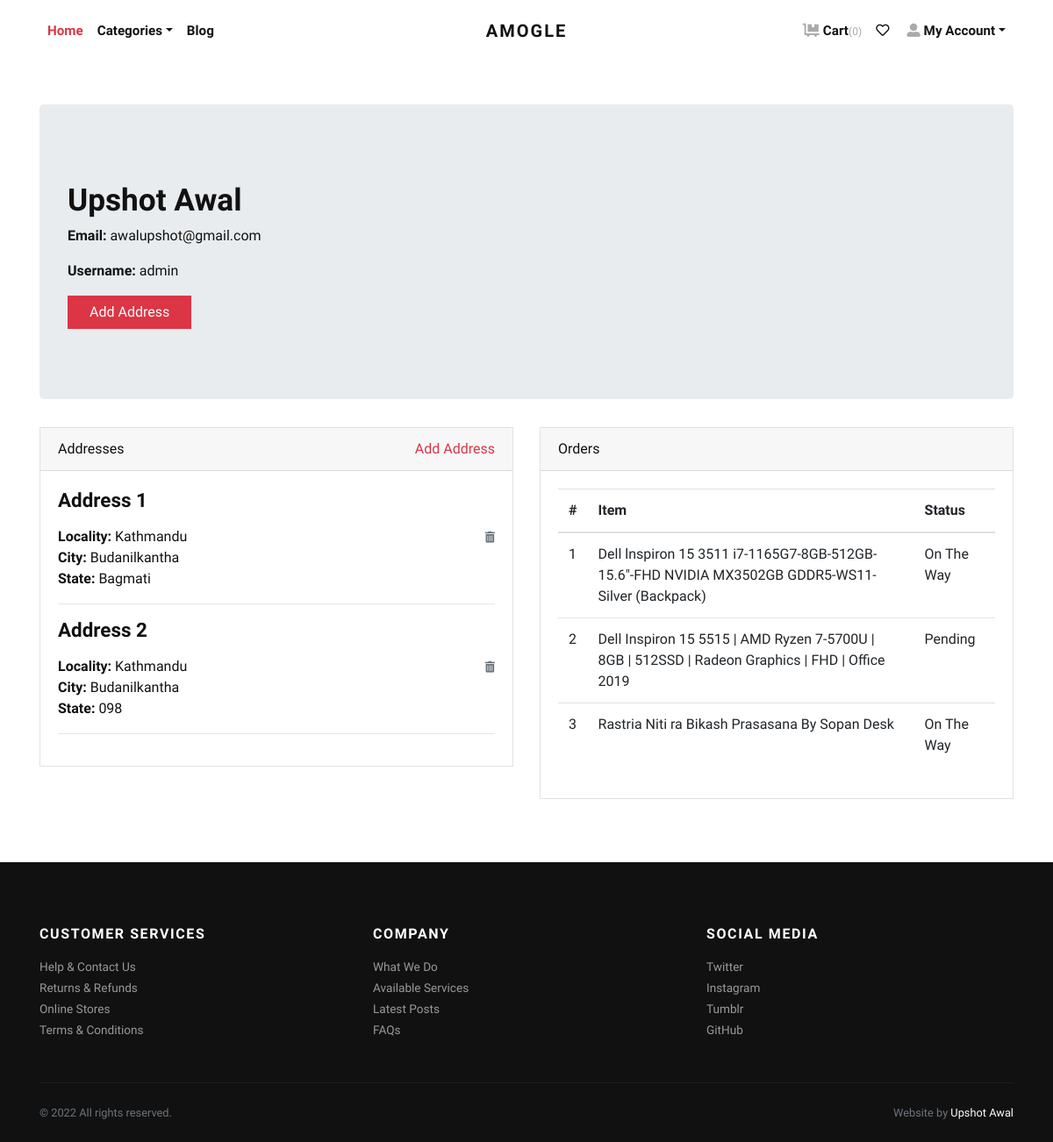
Page /accounts/profile/ (signed in) on the earlier database version.
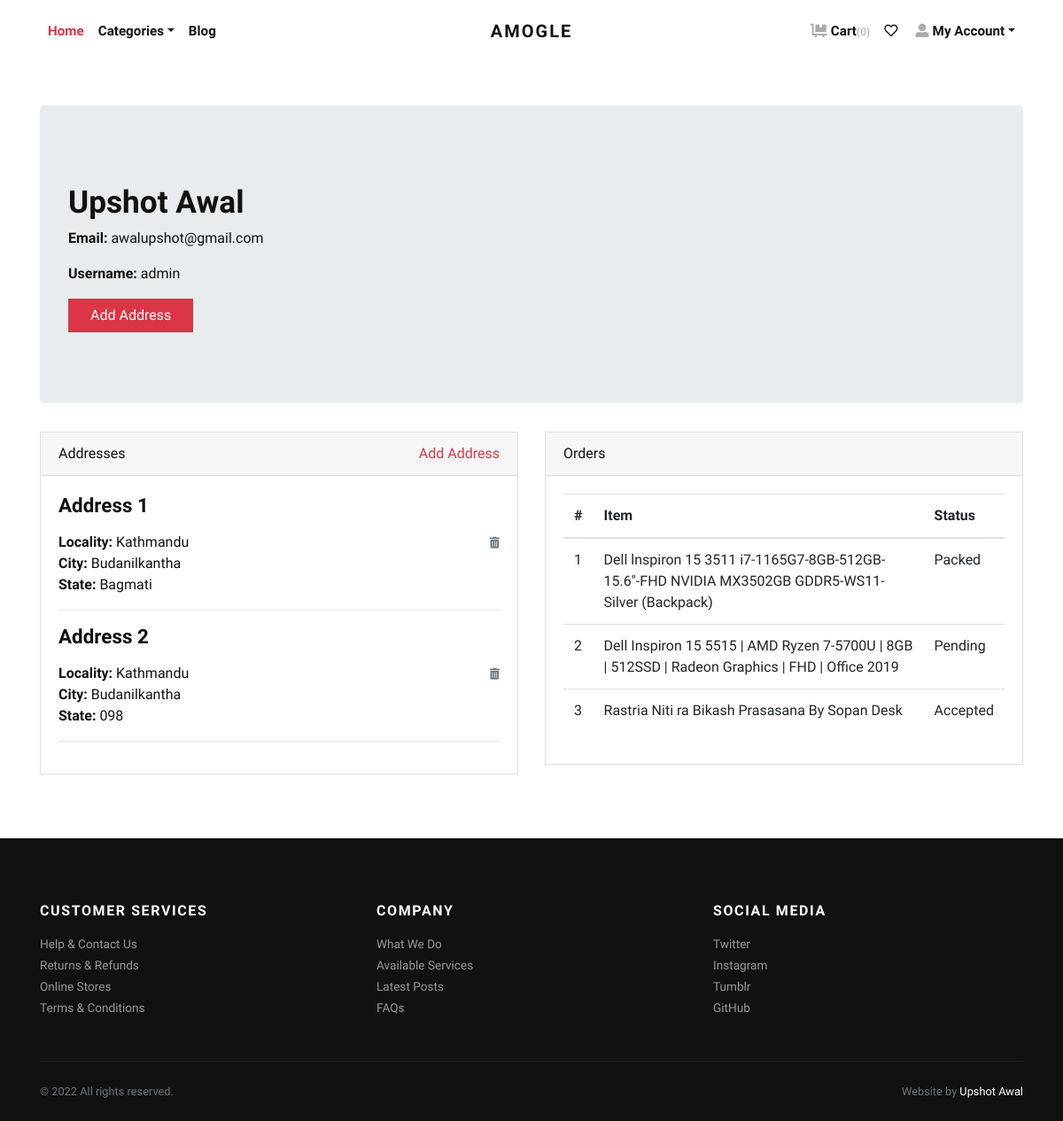
Same page on the later database version.
### store/models.py (models this page shows, shortened)
class Order(models.Model):
    user = models.ForeignKey(User, verbose_name="User",
                             on_delete=models.CASCADE)
    address = models.ForeignKey(
        Address, verbose_name="Shipping Address", on_delete=models.CASCADE)
    product = models.ForeignKey(
        Product, verbose_name="Product", on_delete=models.CASCADE)
    quantity = models.PositiveIntegerField(verbose_name="Quantity")
    ordered_date = models.DateTimeField(
        auto_now_add=True, verbose_name="Ordered Date")
    status = models.CharField(
        choices=STATUS_CHOICES,
        max_length=50,
        default="Pending"
    )

class Product(models.Model):
    title = models.CharField(max_length=150, verbose_name="Product Title")
    slug = AutoSlugField(populate_from='title', unique=True,
                         verbose_name="Product Slug")
    sku = models.CharField(max_length=255, unique=True,
                           verbose_name="Unique Product ID (SKU)")
    short_description = RichTextField()
    detail_description = models.TextField(
        blank=True, null=True, verbose_name="Detail Description")
    product_image = models.ImageField(
        upload_to='product', blank=True, null=True, verbose_name="Product Image")
    price = models.DecimalField(max_digits=8, decimal_places=2)
    category = models.ForeignKey(
        Category, verbose_name="Product Categoy", on_delete=models.CASCADE)
    is_active = models.BooleanField(verbose_name="Is Active?", default=True)
    is_featured = models.BooleanField(
        verbose_name="Is Featured?", default=True)
    created_at = models.DateTimeField(
        auto_now_add=True, verbose_name="Created Date")
    updated_at = models.DateTimeField(
        auto_now=True, verbose_name="Updated Date")
    class Meta:
        verbose_name_plural = 'Products'
        ordering = ('-created_at', )

### store/views.py (the view)
# urls.py: path('accounts/profile/', views.profile, name="profile"),
@ login_required
def profile(request):
    addresses = Address.objects.filter(user=request.user)
    orders = Order.objects.filter(user=request.user)
    return render(request, 'account/profile.html', {'addresses': addresses, 'orders': orders})

### store/context_preprocessors.py (called while the page is built)
def store_menu(request):
    categories = Category.objects.filter(is_active=True)
    context = {
        'categories_menu': categories,
    }
    return context

def cart_menu(request):
    if request.user.is_authenticated:
        cart_items= Cart.objects.filter(user=request.user)
        context = {
            'cart_items': cart_items,
        }
    else:
        context = {}
    return context

### templates/account/profile.html (shortened to what this page needs)
{% extends 'base.html' %}
{% load static %}
    {% block content %}
      <div class="container py-5">
        <div class="jumbotron">
          <h1>{{request.user.first_name}} {{request.user.last_name}}</h1>
          <p><strong>Email:</strong> {{request.user.email}}</p>
          <p><strong>Username:</strong> {{request.user.username}}</p>
          <p><a class="btn btn-danger btn-large" href="{% url 'store:add-address' %}">Add Address</a></p>
        </div>
        <div class="row">
          <div class="col-lg-6">
            <div class="card mb-4" id="headings">
              <div class="card-header">Addresses <span class="float-right"><a href="{% url 'store:add-address' %}">Add Address</a></span></div>
              <div class="card-body">
                {% if addresses %}
                    {% for address in addresses %}
                        <h4 class="mb-3">Address {{forloop.counter}}</h4>
                        <span class="float-right"><a href="{% url 'store:remove-address' address.id %}"><i class="fas fa-trash-alt small text-muted"></i></a></span>
                        <p>
                            <strong>Locality: </strong>{{address.locality}} <br>
                            <strong>City: </strong>{{address.city}} <br>
                            <strong>State: </strong>{{address.state}} <br>
                        </p>
                        <hr>
                    {% endfor %}
                {% else %}
                <div class="text-danger">
                  Address not Added.
                </div>
                {% endif %}
              </div>
            </div>
          </div>
          <div class="col-lg-6">
            <div class="card mb-4" id="tables">
              <div class="card-header">Orders</div>
              <div class="card-body">
                <table class="table table-hover">
                  <thead>
                    <tr>
                      <th>#</th>
                      <th>Item</th>
                      <th>Status</th>
                    </tr>
                  </thead>
                  <tbody>
                    {% if orders %}
                      {% for order in orders %}
                        <tr>
                          <td>{{forloop.counter}}</td>
                          <td>{{order.product.title}}</td>
                          <td>
                            {{order.status}}
                          </td>
                        </tr>
                      {% endfor %}
                    {% else %}
                    <tr>
                      <td class="text-danger" colspan="3">You've not Ordered anything yet.</td>
                    </tr>
                    {% endif %}
                  </tbody>
                </table>
              </div>
            </div>
          </div>
        </div>
      </div>
{% endblock content %}

Differences in the rows shown:
changed Order: status "On The Way" → "Packed"
changed Order "Rastria Niti ra Bikash Prasasana By Sopan Desk": status "On The Way" → "Accepted"
